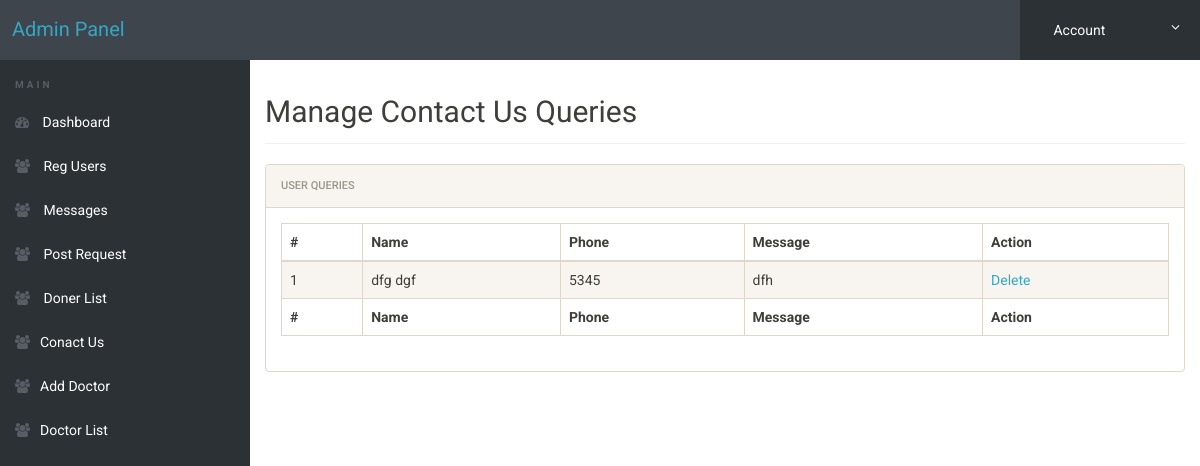
The app's page /admin/manage-conactusquery.php (signed in), older data.
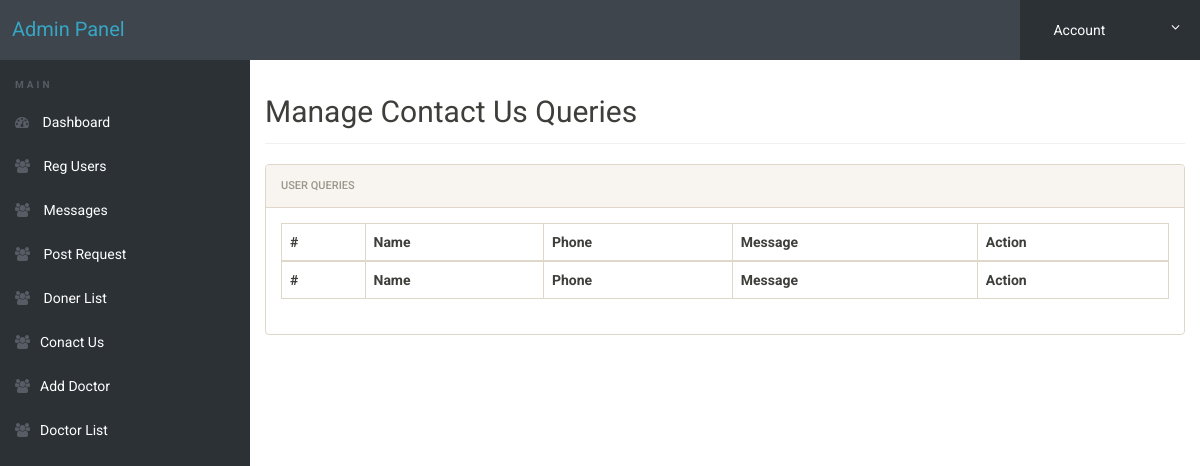
The same page, newer data.
### tables this page shows
CREATE TABLE IF NOT EXISTS `contactus` (
  `id` int(11) NOT NULL AUTO_INCREMENT,
  `fname` varchar(30) DEFAULT NULL,
  `lname` varchar(30) DEFAULT NULL,
  `phone` varchar(15) DEFAULT NULL,
  `messages` text NOT NULL,
  PRIMARY KEY (`id`)
);

### admin/manage-conactusquery.php (the view, shortened to what this page needs)
<?php
	require_once("../backend/db.php");
    $query = "SELECT * FROM contactus";
    $result = mysqli_query($connect, $query);
 ?>
<!doctype html>
<html lang="en" class="no-js">
<head>
	<link rel="stylesheet" href="css/font-awesome.min.css">
	<link rel="stylesheet" href="css/bootstrap.min.css">
	<link rel="stylesheet" href="css/dataTables.bootstrap.min.css">
	<link rel="stylesheet" href="css/bootstrap-social.css">
	<link rel="stylesheet" href="css/bootstrap-select.css">
	<link rel="stylesheet" href="css/fileinput.min.css">
	<link rel="stylesheet" href="css/awesome-bootstrap-checkbox.css">
	<link rel="stylesheet" href="css/style.css">
</head>
<body>
	<?php include('includes/header.php');?>
	<div class="ts-main-content">
		<?php include('includes/leftbar.php');?>
		<div class="content-wrapper">
			<div class="container-fluid">
				<div class="row">
					<div class="col-md-12">
						<h2 class="page-title">Manage Contact Us Queries</h2>
						<div class="panel panel-default">
							<div class="panel-heading">User Queries</div>
							<div class="panel-body">
								<table id="zctb" class="display table table-striped table-bordered table-hover" cellspacing="0" width="100%">
									<thead>
										<tr>
										<th>#</th>
											<th>Name</th>
											<th>Phone</th>
											<th>Message</th>
											<th>Action</th>
										</tr>
									</thead>
									<tbody>
									<?php foreach ($result as $data):
$id = $data['id'];
									?>
										<tr>
											<td><?php echo $data['id'];?></td>
											<td><?php echo $data['fname']. " ".$data['lname'];?></td>
											<td><?php echo $data['phone'];?></td>
											<td><?php echo $data['messages'];?></td>
											<td><a href="manage-conactusquery.php?eid=<?php echo $id?>">Delete</a></td>
										</tr>
									<?php endforeach;?>
									</tbody>
									<tfoot>
										<tr>
										<th>#</th>
											<th>Name</th>
											<th>Phone</th>
											<th>Message</th>
											<th>Action</th>
										</tr>
									</tfoot>
								</table>
							</div>
						</div>
					</div>
				</div>
			</div>
		</div>
	</div>
</body>
</html>

Row changes from the older to the newer data that the page shows:
removed contactus: id "1", fname "dfg", lname "dgf", phone "5345", messages "dfh"
